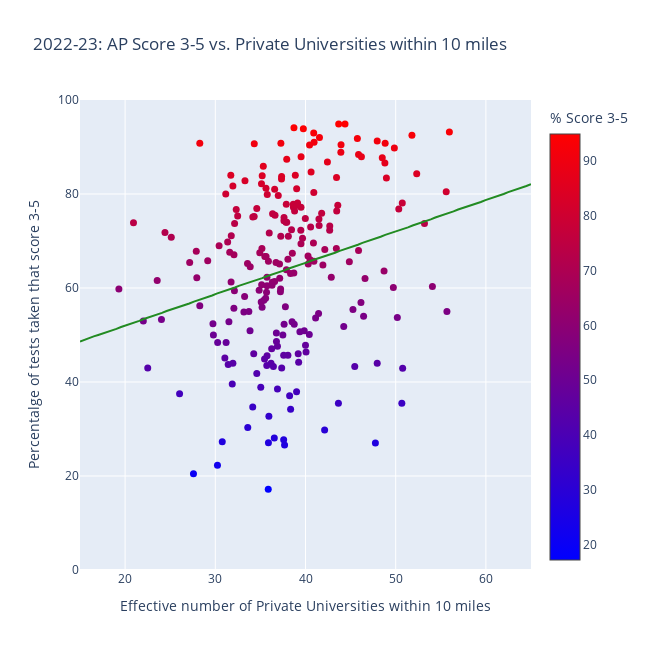

The cell this chart's notebook holds for it:
### Markdown cell above
### 2022-23: AP Score 3-5 vs. Inverse Distance to Private not-for-profit Universities

### Code cell
x_arr = MA_AP_all_data['Inverse Distance Private nfp'].to_numpy()
y_arr = MA_AP_all_data['% Score 3-5'].to_numpy()

model = LinearRegression()
model.fit(x_arr.reshape(-1,1), y_arr)

#### draw the data points ####
fig = go.Figure(data=go.Scatter(x=np.round(x_arr, decimals = 2),
                                y=np.round(y_arr, decimals = 1),
                                mode='markers',
                                marker=dict(
                                    size=7,
                                    color=y_arr,
                                    colorscale='Bluered',
                                    symbol='circle',
                                    showscale=True,
                                    colorbar=dict(title='% Score 3-5'),
                                ),
                                showlegend=False,
                                text=MA_AP_all_data['District Name'],
                                name='')) 

# Draw the linear fitted line without showing it in the legend
x_line = np.linspace(15, 65, 100)
x_line = np.round(x_line, decimals = 2)
y_line = model.predict(x_line.reshape(-1, 1))
y_line = np.round(y_line, decimals = 1)
fig.add_trace(go.Scatter(
    x=x_line,
    y=y_line,
    mode="lines",
    line=dict(color="forestgreen"),
    name="Fitted Line",
    showlegend=False  # This hides the line from the legend
))

#### write the title of the plot ####
fig.update_layout(title='2022-23: AP Score 3-5 vs. Private Universities within 10 miles',
                  xaxis_title='Effective number of Private Universities within 10 miles',
                  yaxis_title='Percentalge of tests taken that score 3-5',
                  width=650,
                  height=650)

fig.update_xaxes(range=[15, 65])
fig.update_yaxes(range=[0, 100])
fig.show()

with open('data/MA_pickled/MA_pass_vs_private_nfp_inverse_distance.pkl', 'wb') as f:
    pickle.dump(fig, f)

### Figure 1 — Plotly figure (JSON) as saved in the notebook; plotly's stock layout.template omitted (floating-point values rounded to 4 significant figures; data arrays with more than 128 entries replaced by an {"elided": "..."} marker saying what was removed)
{"data": [{"marker": {"color": {"elided": "222 float values"}, "colorbar": {"title": {"text": "% Score 3-5"}}, "colorscale": [[0, "rgb(0,0,255)"], [1, "rgb(255,0,0)"]], "showscale": true, "size": 7, "symbol": "circle"}, "mode": "markers", "name": "", "showlegend": false, "text": {"elided": "222 str values"}, "type": "scatter", "x": {"elided": "222 float values"}, "y": {"elided": "222 float values"}}, {"line": {"color": "forestgreen"}, "mode": "lines", "name": "Fitted Line", "showlegend": false, "type": "scatter", "x": [15, 15.51, 16.01, 16.52, 17.02, 17.53, 18.03, 18.54, 19.04, 19.55, 20.05, 20.56, 21.06, 21.57, 22.07, 22.58, 23.08, 23.59, 24.09, 24.6, 25.1, 25.61, 26.11, 26.62, 27.12, 27.63, 28.13, 28.64, 29.14, 29.65, 30.15, 30.66, 31.16, 31.67, 32.17, 32.68, 33.18, 33.69, 34.19, 34.7, 35.2, 35.71, 36.21, 36.72, 37.22, 37.73, 38.23, 38.74, 39.24, 39.75, 40.25, 40.76, 41.26, 41.77, 42.27, 42.78, 43.28, 43.79, 44.29, 44.8, 45.3, 45.81, 46.31, 46.82, 47.32, 47.83, 48.33, 48.84, 49.34, 49.85, 50.35, 50.86, 51.36, 51.87, 52.37, 52.88, 53.38, 53.89, 54.39, 54.9, 55.4, 55.91, 56.41, 56.92, 57.42, 57.93, 58.43, 58.94, 59.44, 59.95, 60.45, 60.96, 61.46, 61.97, 62.47, 62.98, 63.48, 63.99, 64.49, 65], "y": [48.6, 49, 49.3, 49.7, 50, 50.3, 50.7, 51, 51.3, 51.7, 52, 52.4, 52.7, 53, 53.4, 53.7, 54, 54.4, 54.7, 55.1, 55.4, 55.7, 56.1, 56.4, 56.7, 57.1, 57.4, 57.8, 58.1, 58.4, 58.8, 59.1, 59.4, 59.8, 60.1, 60.5, 60.8, 61.1, 61.5, 61.8, 62.1, 62.5, 62.8, 63.2, 63.5, 63.8, 64.2, 64.5, 64.8, 65.2, 65.5, 65.9, 66.2, 66.5, 66.9, 67.2, 67.5, 67.9, 68.2, 68.6, 68.9, 69.2, 69.6, 69.9, 70.2, 70.6, 70.9, 71.3, 71.6, 71.9, 72.3, 72.6, 72.9, 73.3, 73.6, 74, 74.3, 74.6, 75, 75.3, 75.6, 76, 76.3, 76.7, 77, 77.3, 77.7, 78, 78.3, 78.7, 79, 79.4, 79.7, 80, 80.4, 80.7, 81.1, 81.4, 81.7, 82.1]}], "layout": {"height": 650, "title": {"text": "2022-23: AP Score 3-5 vs. Private Universities within 10 miles"}, "width": 650, "xaxis": {"range": [15, 65], "title": {"text": "Effective number of Private Universities within 10 miles"}, "type": "linear"}, "yaxis": {"range": [0, 100], "title": {"text": "Percentalge of tests taken that score 3-5"}, "type": "linear"}}}
